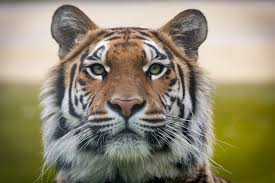
#> input picture example.jpg, 275 x 183 px
$ python main.py example.jpg
#> lines starting #> are read from the running program, lines starting #| are printed output that depends on the picture
import argparse
from PIL import Image
import shutil
from colorama import init
import cv2

init()

ASCII_CHARS = " .:-=+*#%@"
# ASCII_CHARS = " .'`^,:;Il!i><~+_-?][}{1)(|/tfjrxnuvczXYUJCLQ0OZmwqpdbkhao*#MW&8%B@$"


def get_terminal_size():
    ts = shutil.get_terminal_size(fallback=(80, 24))
    return ts.columns, ts.lines


def load_and_resize_image(path):
#> called with path = 'example.jpg'
    img = Image.open(path).convert("RGB")
#> img is the input picture: PIL image 275x183 RGB; mean R, G, B 144.9, 137.1, 113.3
    term_w, term_h = get_terminal_size()
    target_w = term_w
    target_h = int(term_h * 2 / 3)
    resized = img.resize((target_w, target_h), Image.LANCZOS)
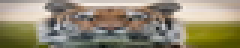
#> resized: PIL image 80x16 RGB (shown 3 times larger); mean R, G, B 145.2, 137.3, 113.5
    return resized


def get_pixel_colors(image):
    """
    Returns a 2D list of (R, G, B) tuples for each pixel in the image.
    """
    width, height = image.size
#> width = 80; height = 16
    pixels = list(image.getdata())
#> pixels = 1280 items, first 6: (136, 130, 128), (139, 133, 132), (140, 134, 133), (142, 137, 135), (146, 140, 138), (150, 145, 141)
    pixel_grid = [pixels[i * width : (i + 1) * width] for i in range(height)]
#> pixel_grid = 16 items
    return pixel_grid


def print_colored_ascii(pixel_grid, char=""):
    RESET = "\033[0m"
    for row in pixel_grid:
        line = []
        for r, g, b in row:
            if char == "":
                ch = rgb_to_char(r, g, b)
            else:
                ch = char
            line.append(f"\033[38;2;{r};{g};{b}m{ch}")
        print("".join(line) + RESET)


def rgb_to_char(r, g, b):
    brightness = (0.299 * r + 0.587 * g + 0.114 * b) / 255
    index = int(brightness * (len(ASCII_CHARS) - 1))
    return ASCII_CHARS[index]


if __name__ == "__main__":
    parser = argparse.ArgumentParser(description="Render an image as colored ASCII in the terminal")
    parser.add_argument("image_file", help="Path to the image file to render")
    args = parser.parse_args()

    img_path = args.image_file
    img = load_and_resize_image(img_path)
    # Optional: save resized image for debugging
    img.save("resized_example.jpg")
    colors = get_pixel_colors(img)
#> colors = 16 items
    print_colored_ascii(colors, char="")
#> the loop in print_colored_ascii, `for row in pixel_grid:` made 16 passes
